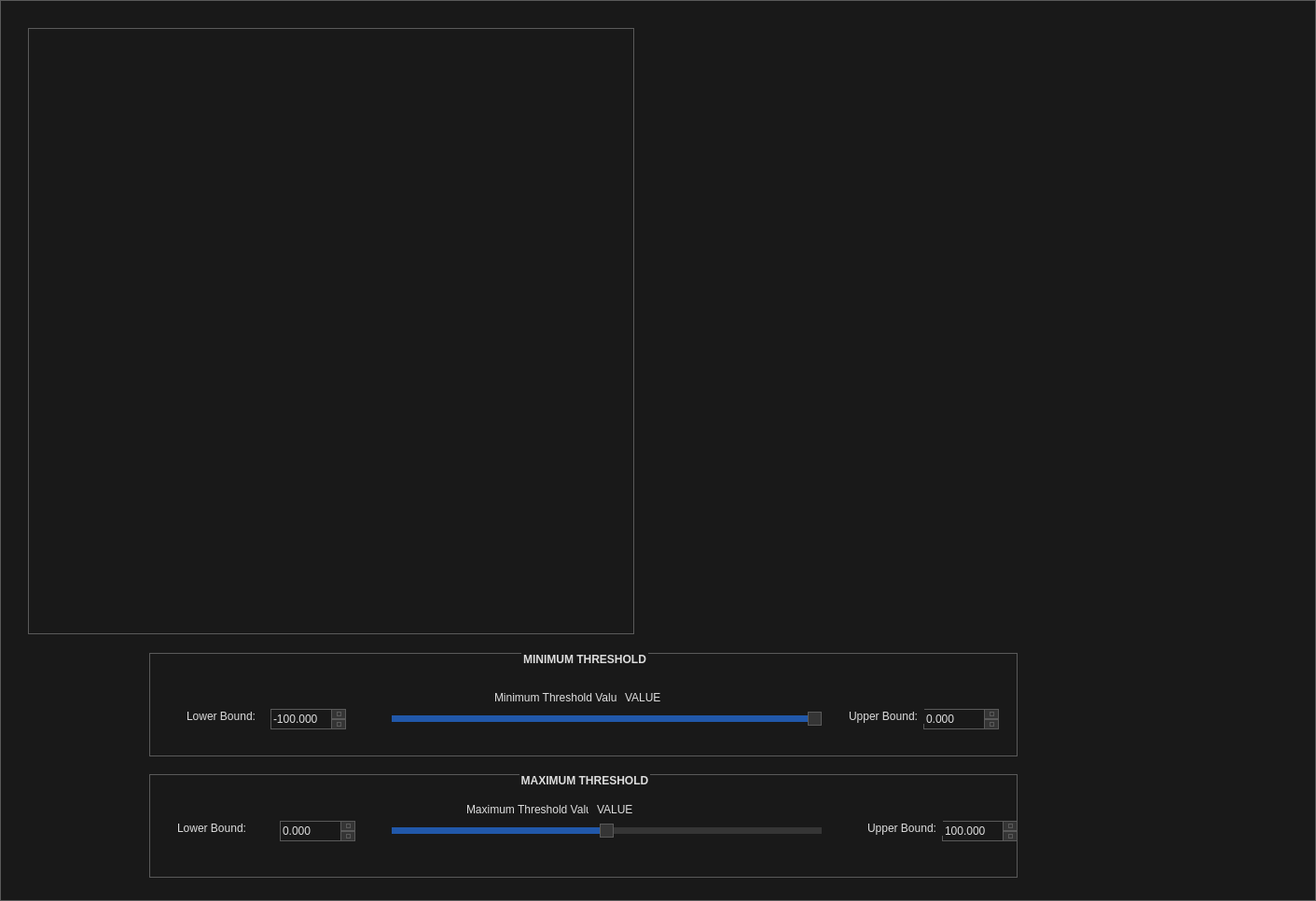
<?xml version="1.0" encoding="UTF-8"?>
<ui version="4.0">
 <class>drrTool</class>
 <widget class="QDialog" name="drrTool">
  <property name="geometry">
   <rect>
    <x>0</x>
    <y>0</y>
    <width>1411</width>
    <height>966</height>
   </rect>
  </property>
  <property name="windowTitle">
   <string>Dialog</string>
  </property>
  <property name="styleSheet">
   <string notr="true">/*
	Based on a template by Emanuel Claesson (c) 2013 with modifications by Paris Flood

	Licensed under the Apache License, Version 2.0 (the &quot;License&quot;);
	you may not use this file except in compliance with the License.
	You may obtain a copy of the License at

		http://www.apache.org/licenses/LICENSE-2.0

	Unless required by applicable law or agreed to in writing, software
	distributed under the License is distributed on an &quot;AS IS&quot; BASIS,
	WITHOUT WARRANTIES OR CONDITIONS OF ANY KIND, either express or implied.
	See the License for the specific language governing permissions and
	limitations under the License.
*/

/*
	COLOR_DARK     = #191919
	COLOR_MEDIUM   = #353535
	COLOR_MEDLIGHT = #5A5A5A
	COLOR_LIGHT    = #DDDDDD
	COLOR_BLUE  = #2158AA
	COLOR_ORANGE = #D66C23
*/
* {
	background: #191919;
	color: #DDDDDD;
border: 1px solid #5A5A5A;
}

 QMenuBar {
	background: #191919;
	border-style: none;
 }

 QMenuBar::item {
	 background: transparent;
     spacing: 3px; /* spacing between menu bar items */
     padding: 5px 25px;
 }

 QMenuBar::item:selected{
	background: #353535;
  	border: 2px solid #D66C23;
    border-style: none none solid none;
}

 QMenuBar::item:pressed {
	background: #5A5A5A;
}

QCheckBox, QRadioButton {
	border: none;
}

QRadioButton::indicator, QCheckBox::indicator {
	width: 13px;
	height: 13px;
}

QRadioButton::indicator::unchecked, QCheckBox::indicator::unchecked {
	left: 5px;
	border: 1px solid #5A5A5A;
	background: none;
}

QRadioButton::indicator:unchecked:hover, QCheckBox::indicator:unchecked:hover {
	left: 5px;
	border: 1px solid #D66C23;
}

QRadioButton::indicator::checked, QCheckBox::indicator::checked {
	left: 5px;
	border: 1px solid #5A5A5A;
	background: #2158AA;
}

QRadioButton::indicator:checked:hover, QCheckBox::indicator:checked:hover {
	left: 5px;
	border: 1px solid #D66C23;
	background: #2158AA;
}

QGroupBox::title {
	subcontrol-origin: margin;
    subcontrol-position: top center;
}

QScrollBar {
	border: 1px solid #5A5A5A;
	background: #191919;
}

QScrollBar:horizontal {
	height: 15px;
	margin: 0px 16px 0px 16px;
}

QScrollBar:vertical {
	width: 15px;
	margin: 16px 0px 16px 0px;
}

QScrollBar::handle {
	background: #353535;
	border: 1px solid #5A5A5A;
}

QScrollBar::handle:horizontal {
	border-width: 0px 1px 0px 1px;
}

QScrollBar::handle:vertical {
	border-width: 1px 0px 1px 0px;
}

QScrollBar::handle:horizontal {
	min-width: 20px;
}

QScrollBar::handle:vertical {
	min-height: 20px;
}

QScrollBar::add-line, QScrollBar::sub-line {
	background:#353535;
	border: 1px solid #5A5A5A;
	subcontrol-origin: margin;
}

QScrollBar::add-line {
	position: absolute;
}

QScrollBar::add-line:horizontal {
	width: 15px;
	subcontrol-position: right;
	left: 15px;
}

QScrollBar::add-line:vertical {
	height: 15px;
	subcontrol-position: bottom;
	top: 15px;
}

QScrollBar::sub-line:horizontal {
	width: 15px;
	subcontrol-position: left;
}

QScrollBar::sub-line:vertical {
	height: 15px;
	subcontrol-position: top;
}

QScrollBar:left-arrow, QScrollBar::right-arrow, QScrollBar::up-arrow, QScrollBar::down-arrow {
	border: 1px solid #5A5A5A;
	width: 3px;
	height: 3px;
}

QScrollBar::add-page, QScrollBar::sub-page {
	background: none;
}

QAbstractButton {
	background: #252525;
}

QAbstractButton:disabled {
	background: #3F3F3F;
}

QAbstractButton:hover {
	background: #353535;
}

QPushButton:hover {
	background: #353535;
  	border: 1px solid #D66C23;
}

QAbstractButton:pressed {
	background: #5A5A5A;
}

QAbstractItemView {
	show-decoration-selected: 1;
 	outline: 0;
	selection-background-color: #2158AA;
	selection-color: #DDDDDD;
	alternate-background-color: #353535;
}

QHeaderView {
	border: 1px solid #5A5A5A;
}

QHeaderView::section {
	background: #191919;
	border: 1px solid #5A5A5A;
	padding: 4px;
}

QHeaderView::section:selected, QHeaderView::section::checked {
	background: #353535;
}

QTableView {
	gridline-color: #5A5A5A;
}

QTabBar {
	margin-left: 2px;
}

QTabBar::tab {
	border-radius: 0px;
	padding: 4px;
	margin: 4px;
}

QTabBar::tab:selected {
	background: #353535;
}

QComboBox::down-arrow {
	border: 1px solid #5A5A5A;
	background: #353535;
}

QComboBox::drop-down {
	border: 1px solid #5A5A5A;
	background: #353535;
}

QComboBox::down-arrow {
	width: 3px;
	height: 3px;
	border: 1px solid #5A5A5A;
}

QAbstractSpinBox {
	padding-right: 15px;
}

QAbstractSpinBox::up-button, QAbstractSpinBox::down-button {
	border: 1px solid #5A5A5A;
	background: #353535;
	subcontrol-origin: border;
}
QAbstractSpinBox::up-button:hover, QAbstractSpinBox::down-button:hover {
	border: 1px solid #D66C23;
}
QAbstractSpinBox::up-button:pressed, QAbstractSpinBox::down-button:pressed {
	background: #5A5A5A;
}

QAbstractSpinBox::up-arrow, QAbstractSpinBox::down-arrow {
	width: 3px;
	height: 3px;
	border: 1px solid #5A5A5A;
}
QAbstractSpinBox::up-arrow:hover, QAbstractSpinBox::down-arrow:hover {
	border: 1px solid #D66C23;
}

QSlider {
	border: none;
}

QSlider::groove:horizontal {
	height: 5px;
	margin: 4px 0px 4px 0px;
}

QSlider::groove:vertical {
	width: 5px;
	margin: 0px 4px 0px 4px;
}

QSlider::handle {
	border: 1px solid #5A5A5A;
	background: #353535;
}

QSlider::handle:horizontal {
	width: 15px;
	margin: -4px 0px -4px 0px;
}

QSlider::handle:vertical {
	height: 15px;
	margin: 0px -4px 0px -4px;
}

QSlider::add-page:vertical, QSlider::sub-page:horizontal {
	background: #2158AA;
}

QSlider::sub-page:vertical, QSlider::add-page:horizontal {
	background: #353535;
}

QLabel {
	border: none;
}

QProgressBar {
	text-align: center;
}

QProgressBar::chunk {
	width: 1px;
	background-color: #2158AA;
}

QMenu::separator {
	background: #353535;
}

QGroupBox {
	font: bold
}

QListWidget::item:selected {
    background-color: #2158AA;
}

 QMenu::item:selected{
	background: #353535;
	border: 2px solid #D66C23;
    border-style: none solid none none;
}

 QMenu::pressed {
	background: #5A5A5A;
}

QMenu::separator {
    height: 5px;
	background: #2158AA;
}</string>
  </property>
  <widget class="QVTKWidget" name="qvtkWidget">
   <property name="geometry">
    <rect>
     <x>30</x>
     <y>30</y>
     <width>650</width>
     <height>650</height>
    </rect>
   </property>
  </widget>
  <widget class="QLabel" name="drr_image_label">
   <property name="geometry">
    <rect>
     <x>710</x>
     <y>30</y>
     <width>650</width>
     <height>650</height>
    </rect>
   </property>
   <property name="text">
    <string/>
   </property>
  </widget>
  <widget class="QGroupBox" name="maxThreshGroupBox">
   <property name="geometry">
    <rect>
     <x>160</x>
     <y>700</y>
     <width>931</width>
     <height>111</height>
    </rect>
   </property>
   <property name="title">
    <string>MINIMUM THRESHOLD</string>
   </property>
   <widget class="QDoubleSpinBox" name="minUpperSpinBox">
    <property name="geometry">
     <rect>
      <x>830</x>
      <y>60</y>
      <width>81</width>
      <height>22</height>
     </rect>
    </property>
    <property name="decimals">
     <number>3</number>
    </property>
    <property name="minimum">
     <double>-1000000000000000000.000000000000000</double>
    </property>
    <property name="maximum">
     <double>1000000000000000000.000000000000000</double>
    </property>
   </widget>
   <widget class="QDoubleSpinBox" name="minLowerSpinBox">
    <property name="geometry">
     <rect>
      <x>130</x>
      <y>60</y>
      <width>81</width>
      <height>22</height>
     </rect>
    </property>
    <property name="decimals">
     <number>3</number>
    </property>
    <property name="minimum">
     <double>-1000000000000000000.000000000000000</double>
    </property>
    <property name="maximum">
     <double>10000000000000000000.000000000000000</double>
    </property>
    <property name="value">
     <double>-100.000000000000000</double>
    </property>
   </widget>
   <widget class="QLabel" name="minLowerPrefix">
    <property name="geometry">
     <rect>
      <x>40</x>
      <y>60</y>
      <width>81</width>
      <height>16</height>
     </rect>
    </property>
    <property name="text">
     <string>Lower Bound:</string>
    </property>
   </widget>
   <widget class="QLabel" name="minUpperPrefix">
    <property name="geometry">
     <rect>
      <x>750</x>
      <y>60</y>
      <width>81</width>
      <height>16</height>
     </rect>
    </property>
    <property name="text">
     <string>Upper Bound:</string>
    </property>
   </widget>
   <widget class="QLabel" name="minValuePrefix">
    <property name="geometry">
     <rect>
      <x>370</x>
      <y>40</y>
      <width>131</width>
      <height>16</height>
     </rect>
    </property>
    <property name="text">
     <string>Minimum Threshold Value:</string>
    </property>
   </widget>
   <widget class="QLabel" name="minValue">
    <property name="geometry">
     <rect>
      <x>510</x>
      <y>40</y>
      <width>111</width>
      <height>16</height>
     </rect>
    </property>
    <property name="text">
     <string>VALUE</string>
    </property>
   </widget>
   <widget class="QSlider" name="minSlider">
    <property name="geometry">
     <rect>
      <x>260</x>
      <y>60</y>
      <width>461</width>
      <height>22</height>
     </rect>
    </property>
    <property name="maximum">
     <number>1000</number>
    </property>
    <property name="value">
     <number>1000</number>
    </property>
    <property name="orientation">
     <enum>Qt::Horizontal</enum>
    </property>
   </widget>
  </widget>
  <widget class="QGroupBox" name="maxThreshGroupBox_2">
   <property name="geometry">
    <rect>
     <x>160</x>
     <y>830</y>
     <width>931</width>
     <height>111</height>
    </rect>
   </property>
   <property name="title">
    <string>MAXIMUM THRESHOLD</string>
   </property>
   <widget class="QDoubleSpinBox" name="maxUpperSpinBox">
    <property name="geometry">
     <rect>
      <x>850</x>
      <y>50</y>
      <width>81</width>
      <height>22</height>
     </rect>
    </property>
    <property name="decimals">
     <number>3</number>
    </property>
    <property name="minimum">
     <double>-1000000000000000000.000000000000000</double>
    </property>
    <property name="maximum">
     <double>1000000000000000000.000000000000000</double>
    </property>
    <property name="value">
     <double>100.000000000000000</double>
    </property>
   </widget>
   <widget class="QDoubleSpinBox" name="maxLowerSpinBox">
    <property name="geometry">
     <rect>
      <x>140</x>
      <y>50</y>
      <width>81</width>
      <height>22</height>
     </rect>
    </property>
    <property name="decimals">
     <number>3</number>
    </property>
    <property name="minimum">
     <double>-1000000000000000000.000000000000000</double>
    </property>
    <property name="maximum">
     <double>1000000000000000000.000000000000000</double>
    </property>
   </widget>
   <widget class="QLabel" name="maxLowerPrefix">
    <property name="geometry">
     <rect>
      <x>30</x>
      <y>50</y>
      <width>81</width>
      <height>16</height>
     </rect>
    </property>
    <property name="text">
     <string>Lower Bound:</string>
    </property>
   </widget>
   <widget class="QLabel" name="maxUpperPrefix">
    <property name="geometry">
     <rect>
      <x>770</x>
      <y>50</y>
      <width>81</width>
      <height>16</height>
     </rect>
    </property>
    <property name="text">
     <string>Upper Bound:</string>
    </property>
   </widget>
   <widget class="QLabel" name="maxValuePrefix">
    <property name="geometry">
     <rect>
      <x>340</x>
      <y>30</y>
      <width>131</width>
      <height>16</height>
     </rect>
    </property>
    <property name="text">
     <string>Maximum Threshold Value:</string>
    </property>
   </widget>
   <widget class="QLabel" name="maxValue">
    <property name="geometry">
     <rect>
      <x>480</x>
      <y>30</y>
      <width>101</width>
      <height>16</height>
     </rect>
    </property>
    <property name="text">
     <string>VALUE</string>
    </property>
   </widget>
   <widget class="QSlider" name="maxSlider">
    <property name="geometry">
     <rect>
      <x>260</x>
      <y>50</y>
      <width>461</width>
      <height>22</height>
     </rect>
    </property>
    <property name="maximum">
     <number>1000</number>
    </property>
    <property name="value">
     <number>500</number>
    </property>
    <property name="orientation">
     <enum>Qt::Horizontal</enum>
    </property>
   </widget>
  </widget>
 </widget>
 <customwidgets>
  <customwidget>
   <class>QVTKWidget</class>
   <extends>QWidget</extends>
   <header>QVTKWidget.h</header>
  </customwidget>
 </customwidgets>
 <resources/>
 <connections/>
</ui>
